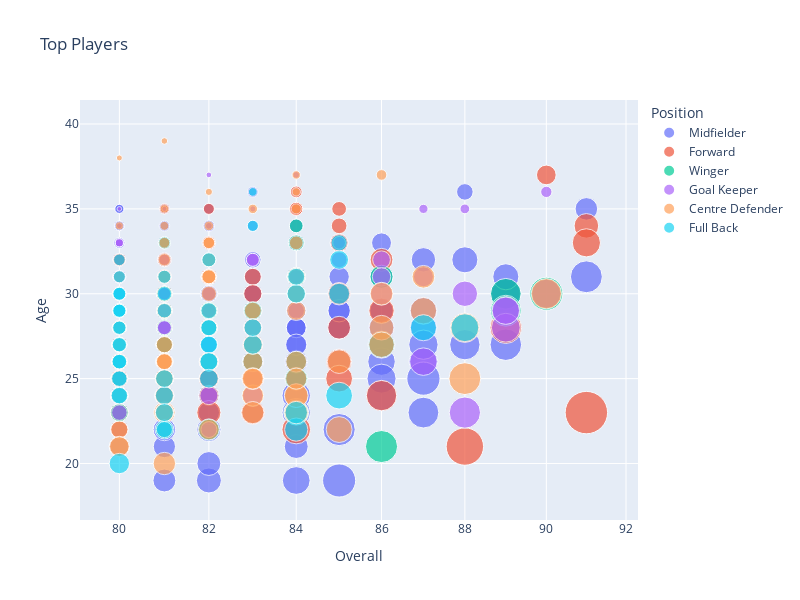

The cell this chart's notebook holds for it:
### Code cell
#viewing the distribution of top players skill level
fig = px.scatter(top_players, x="Overall", y="Age",size="Value(inEuro)", color="Position",hover_name="PlayerName", title = 'Top Players',
                 log_x=True, size_max=30, width=800, height=600)
fig.show()

### Figure 1 — Plotly figure (JSON) as saved in the notebook; plotly's stock layout.template omitted (floating-point values rounded to 4 significant figures; data arrays with more than 128 entries replaced by an {"elided": "..."} marker saying what was removed)
{"data": [{"hovertemplate": "<b>%{hovertext}</b><br><br>Position=Midfielder<br>Overall=%{x}<br>Age=%{y}<br>Value(inEuro)=%{marker.size}<extra></extra>", "hovertext": {"elided": "205 str values"}, "legendgroup": "Midfielder", "marker": {"color": "#636efa", "size": {"elided": "205 int values"}, "sizemode": "area", "sizeref": 211700.0, "symbol": "circle"}, "mode": "markers", "name": "Midfielder", "orientation": "v", "showlegend": true, "type": "scatter", "x": {"elided": "205 int values"}, "xaxis": "x", "y": {"elided": "205 int values"}, "yaxis": "y"}, {"hovertemplate": "<b>%{hovertext}</b><br><br>Position=Forward<br>Overall=%{x}<br>Age=%{y}<br>Value(inEuro)=%{marker.size}<extra></extra>", "hovertext": ["K. Benzema", "R. Lewandowski", "K. Mbappé", "Cristiano Ronaldo", "H. Kane", "E. Haaland", "C. Immobile", "R. Lukaku", "L. Martínez", "P. Aubameyang", "Iago Aspas", "M. Depay", "Gerard Moreno", "J. Vardy", "P. Schick", "Diogo Jota", "D. Mertens", "L. Suárez", "W. Ben Yedder", "E. D?eko", "D. Vlahovic", "Gabriel Jesus", "V. Osimhen", "D. Zapata", "Á. Correa", "Roberto Firmino", "A. Kramaric", "Gonçalo Guedes", "Anderson Talisca", "T. Werner", "S. Haller", "T. Abraham", "D. Rojas", "D. Núñez", "R. Malinovskyi", "R. Jiménez", "André Silva", "Z. Ibrahimovic", "O. Giroud", "M. Arnautovic", "K. Volland", "L. Muriel", "M. Terrier", "A. Lacazette", "M. Taremi", "Oswaldinato", "Adriano Bisesi", "M. Rashford", "Richarlison", "E. Cavani", "G. Bale", "Borja Iglesias", "G. Laborde", "Ricardo Horta", "Iñaki Williams", "Y. En-Nesyri", "A. Isak", "Morata", "A. Delort", "Joselu", "A. Rebic", "D. Calvert-Lewin", "G. Scamacca", "S. Azmoun", "A. Belotti", "A. Martial", "M. Dembélé"], "legendgroup": "Forward", "marker": {"color": "#EF553B", "size": [64000000, 84000000, 190500000, 41000000, 105500000, 148000000, 55000000, 68000000, 98500000, 34500000, 26000000, 55000000, 53000000, 23000000, 67500000, 76000000, 18000000, 18000000, 35500000, 14500000, 86500000, 48500000, 58000000, 30500000, 42500000, 35500000, 25500000, 41000000, 31000000, 38000000, 31000000, 42000000, 36500000, 61500000, 30500000, 25500000, 38000000, 0, 13000000, 19500000, 30500000, 25500000, 34000000, 22000000, 25500000, 25500000, 25500000, 37000000, 34500000, 11000000, 20500000, 25500000, 26500000, 28000000, 26500000, 31500000, 33000000, 21000000, 20500000, 17000000, 21000000, 29500000, 33500000, 24500000, 21500000, 28000000, 28500000], "sizemode": "area", "sizeref": 211700.0, "symbol": "circle"}, "mode": "markers", "name": "Forward", "orientation": "v", "showlegend": true, "type": "scatter", "x": [91, 91, 91, 90, 89, 88, 86, 86, 86, 85, 85, 85, 85, 85, 85, 85, 84, 84, 84, 84, 84, 83, 83, 83, 83, 83, 82, 82, 82, 82, 82, 82, 82, 82, 82, 82, 82, 82, 82, 82, 82, 82, 81, 81, 81, 81, 81, 81, 81, 81, 81, 81, 81, 81, 81, 80, 80, 80, 80, 80, 80, 80, 80, 80, 80, 80, 80], "xaxis": "x", "y": [34, 33, 23, 37, 28, 21, 32, 29, 24, 33, 34, 28, 30, 35, 26, 25, 35, 35, 31, 36, 22, 25, 23, 31, 27, 30, 31, 25, 28, 26, 28, 24, 26, 23, 29, 31, 26, 40, 35, 33, 29, 31, 25, 31, 29, 30, 30, 24, 25, 35, 32, 29, 28, 27, 28, 25, 22, 29, 30, 32, 28, 25, 23, 27, 28, 26, 25], "yaxis": "y"}, {"hovertemplate": "<b>%{hovertext}</b><br><br>Position=Winger<br>Overall=%{x}<br>Age=%{y}<br>Value(inEuro)=%{marker.size}<extra></extra>", "hovertext": ["M. Salah", "Neymar Jr", "H. Son", "R. Sterling", "R. Mahrez", "Vinícius Jr.", "D. Tadic", "J. Grealish", "Á. Di María", "E. Hazard", "Rafael Leão", "Oyarzabal", "Marco Asensio", "H. Ziyech", "Rafa", "Ferran Torres", "W. Zaha", "J. Corona", "Pablo Sarabia", "C. Vela", "L. Ocampos", "H. Lozano", "M. Politano", "B. Bourigeaud", "L. Sinisterra", "Lucas Moura", "Deulofeu", "J. Correa"], "legendgroup": "Winger", "marker": {"color": "#00cc96", "size": [115500000, 99500000, 101000000, 72500000, 56500000, 109000000, 26500000, 46000000, 20000000, 35000000, 66500000, 53000000, 43000000, 35500000, 30000000, 49000000, 30000000, 25500000, 25000000, 16000000, 27500000, 28000000, 26000000, 26000000, 33500000, 20500000, 21500000, 23000000], "sizemode": "area", "sizeref": 211700.0, "symbol": "circle"}, "mode": "markers", "name": "Winger", "orientation": "v", "showlegend": true, "type": "scatter", "x": [90, 89, 89, 86, 86, 86, 84, 84, 84, 84, 84, 84, 83, 83, 82, 82, 82, 81, 81, 81, 81, 81, 81, 81, 80, 80, 80, 80], "xaxis": "x", "y": [30, 30, 29, 27, 31, 21, 33, 26, 34, 31, 23, 25, 26, 29, 29, 22, 29, 29, 30, 33, 27, 26, 28, 28, 23, 29, 28, 27], "yaxis": "y"}, {"hovertemplate": "<b>%{hovertext}</b><br><br>Position=Goal Keeper<br>Overall=%{x}<br>Age=%{y}<br>Value(inEuro)=%{marker.size}<extra></extra>", "hovertext": ["T. Courtois", "M. Neuer", "J. Oblak", "Ederson", "Alisson", "G. Donnarumma", "K. Navas", "M. ter Stegen", "H. Lloris", "De Gea", "M. Maignan", "W. Szczesny", "K. Trapp", "É. Mendy", "P. Gulácsi", "Y. Sommer", "S. Handanovic", "Y. Bounou", "E. Martínez", "K. Casteels", "Unai Simón", "G. Kobel", "K. Schmeichel", "L. Hrádecký", "O. Baumann", "G. Rulli", "David Soria", "A. Onana", "Álex Remiro", "A. Ramsdale", "Lucas Mantela", "J. Pickford", "L. Fabianski", "Rui Patrício", "A. Lopes", "A. Areola", "Neto", "N. Pope", "Adán", "José Sá", "O. Vlachodimos", "J. Musso", "A. Lafont", "Héniton Pires", "M. Dmitrovic", "D. Livakovic", "J. Cillessen", "S. Ortega", "T. Vaclík", "Edgar Badia", "B. Leno", "G. Ochoa", "A. Consigli", "S. Mignolet", "D. Ospina", "A. Cragno", "J. Ledesma", "Kepa", "U. Çakir", "M. Dúbravka", "W. Benítez", "Rui Silva", "M. Flekken"], "legendgroup": "Goal Keeper", "marker": {"color": "#ab63fa", "size": [90000000, 13500000, 85500000, 88000000, 79000000, 103500000, 10000000, 68500000, 9000000, 42000000, 80000000, 33500000, 36000000, 51000000, 26500000, 17500000, 4700000, 22500000, 29000000, 31500000, 37000000, 44000000, 4000000, 18000000, 18000000, 20500000, 21000000, 30500000, 28000000, 34500000, 27000000, 26000000, 3400000, 5000000, 16000000, 20000000, 13000000, 17000000, 2900000, 20000000, 22000000, 20500000, 25500000, 16500000, 16000000, 20500000, 7000000, 14500000, 0, 16000000, 14000000, 0, 2300000, 3600000, 7000000, 16500000, 17500000, 20500000, 22500000, 7000000, 17500000, 18000000, 16000000], "sizemode": "area", "sizeref": 211700.0, "symbol": "circle"}, "mode": "markers", "name": "Goal Keeper", "orientation": "v", "showlegend": true, "type": "scatter", "x": [90, 90, 89, 89, 89, 88, 88, 88, 87, 87, 87, 86, 86, 86, 85, 85, 84, 84, 84, 84, 83, 83, 83, 83, 83, 82, 82, 82, 82, 82, 82, 82, 82, 82, 82, 81, 81, 81, 81, 81, 81, 81, 80, 80, 80, 80, 80, 80, 80, 80, 80, 80, 80, 80, 80, 80, 80, 80, 80, 80, 80, 80, 80], "xaxis": "x", "y": [30, 36, 29, 28, 29, 23, 35, 30, 35, 31, 26, 32, 31, 30, 32, 33, 37, 31, 29, 30, 25, 24, 35, 32, 32, 30, 29, 26, 27, 24, 22, 28, 37, 34, 31, 29, 32, 30, 35, 29, 28, 28, 23, 26, 30, 27, 33, 29, 33, 30, 30, 36, 35, 34, 33, 28, 29, 27, 26, 33, 29, 28, 29], "yaxis": "y"}, {"hovertemplate": "<b>%{hovertext}</b><br><br>Position=Centre Defender<br>Overall=%{x}<br>Age=%{y}<br>Value(inEuro)=%{marker.size}<extra></extra>", "hovertext": ["V. van Dijk", "Rúben Dias", "Marquinhos", "A. Rüdiger", "K. Koulibaly", "D. Alaba", "Thiago Silva", "A. Laporte", "M. ?kriniar", "N. Süle", "M. de Ligt", "L. Hernández", "Sergio Ramos", "S. Savic", "R. Varane", "M. Hummels", "S. de Vrij", "J. Matip", "L. Bonucci", "G. Chiellini", "J. Koundé", "Éder Militão", "A. Bastoni", "F. Tomori", "W. Ndidi", "Diego Carlos", "P. Kimpembe", "C. Romero", "Pau Torres", "R. Araujo", "J. Giménez", "Bremer", "Piqué", "J. Stones", "J. Tah", "A. Christensen", "E. Can", "M. Ginter", "Aritz Elustondo", "N. Schlotterbeck", "Josué Chiamulera", "W. Orban", "Iñigo Martínez", "S. Kjær", "T. Alderweireld", "Azpilicueta", "Raúl Albiol", "S. Coates", "Gabriel Paulista", "Nacho Fernández", "F. Acerbi", "E. Ndicka", "T. Soucek", "I. Konaté", "E. Tapsoba", "J. Gvardiol", "Marc Bartra", "Felipe", "H. Maguire", "Heberto Gaúcho", "G. Mancini", "D. Upamecano", "Palhinha", "M. Akanji", "Gabriel", "N. Otamendi", "C. Smalling", "Rafael Tolói", "J. Vertonghen", "Pepe", "J. Gomez", "R. Le Normand", "Tony Abranjes", "Mario Hermoso", "E. Álvarez", "I. McAdoo", "S. Botman", "J. Timber", "A. Rrahmani", "W. Saliba", "N. Milenkovic", "N. Aguerd", "E. Dier", "K. Zouma", "Yeray", "José Fonte", "M. de Roon", "A. Romagnoli"], "legendgroup": "Centre Defender", "marker": {"color": "#FFA15A", "size": [98000000, 107500000, 92000000, 73500000, 54500000, 55500000, 12000000, 64500000, 68500000, 59000000, 71000000, 46000000, 7500000, 29000000, 39000000, 20000000, 34500000, 34500000, 11000000, 7500000, 57500000, 57500000, 60500000, 60500000, 47500000, 30500000, 42000000, 49500000, 50500000, 52000000, 38500000, 45500000, 9500000, 34500000, 33500000, 37500000, 30500000, 29000000, 29000000, 44500000, 25000000, 25500000, 21000000, 14500000, 14500000, 20000000, 5500000, 21000000, 21000000, 20000000, 10000000, 34000000, 28000000, 48000000, 35000000, 53000000, 17500000, 12500000, 24000000, 24500000, 28000000, 37000000, 28500000, 26500000, 37000000, 8500000, 16500000, 17500000, 7000000, 4600000, 34000000, 34000000, 7000000, 22500000, 27500000, 24500000, 31000000, 44500000, 18000000, 40000000, 29000000, 24500000, 20000000, 22500000, 22500000, 3800000, 15000000, 19500000], "sizemode": "area", "sizeref": 211700.0, "symbol": "circle"}, "mode": "markers", "name": "Centre Defender", "orientation": "v", "showlegend": true, "type": "scatter", "x": [90, 88, 88, 87, 87, 86, 86, 86, 86, 85, 85, 84, 84, 84, 84, 84, 84, 84, 84, 84, 84, 84, 84, 84, 84, 83, 83, 83, 83, 83, 83, 83, 83, 83, 82, 82, 82, 82, 82, 82, 82, 82, 82, 82, 82, 82, 82, 82, 82, 82, 82, 81, 81, 81, 81, 81, 81, 81, 81, 81, 81, 81, 81, 81, 81, 81, 81, 81, 81, 81, 81, 81, 80, 80, 80, 80, 80, 80, 80, 80, 80, 80, 80, 80, 80, 80, 80, 80], "xaxis": "x", "y": [30, 25, 28, 29, 31, 30, 37, 28, 27, 26, 22, 26, 36, 31, 29, 33, 30, 30, 35, 37, 23, 24, 23, 24, 25, 29, 26, 24, 25, 23, 27, 25, 35, 28, 26, 26, 28, 28, 28, 22, 30, 29, 31, 33, 33, 32, 36, 31, 31, 32, 34, 22, 27, 23, 23, 20, 31, 33, 29, 26, 26, 23, 26, 26, 24, 34, 32, 31, 35, 39, 25, 25, 34, 27, 24, 26, 22, 21, 28, 21, 24, 26, 28, 27, 27, 38, 31, 27], "yaxis": "y"}, {"hovertemplate": "<b>%{hovertext}</b><br><br>Position=Full Back<br>Overall=%{x}<br>Age=%{y}<br>Value(inEuro)=%{marker.size}<extra></extra>", "hovertext": ["João Cancelo", "A. Robertson", "K. Walker", "Jordi Alba", "M. Acuña", "T. Hernández", "Carvajal", "K. Trippier", "R. James", "A. Hakimi", "F. Mendy", "J. Cuadrado", "Jesús Navas", "Ricardo Pereira", "G. Di Lorenzo", "R. Gosens", "Gayà", "Grimaldo", "D. Dumfries", "B. Chilwell", "Yuri Berchiche", "L. Digne", "L. Spinazzola", "D. Raum", "Pedro Porro", "Cucurella", "Welington Dano", "Adryan Zonta", "K. Tierney", "Lucas Vázquez", "N. Tagliafico", "Javi Galán", "Maikel Catarino", "A. Wan-Bissaka", "D. Calabria", "Nuno Mendes", "Renan Lodi", "Reguilón", "V. Coufal", "J. Clauss", "Nélson Semedo", "Danilo", "Sergi Roberto", "L. Shaw", "C. Biraghi", "Alex Sandro", "M. Darmian", "Álex Moreno", "H. Traoré", "H. Hateboer", "L. Klostermann", "R. Karsdorp", "C. Günter", "Alex Telles"], "legendgroup": "Full Back", "marker": {"color": "#19d3f3", "size": [82500000, 72000000, 37500000, 28000000, 46500000, 76000000, 36500000, 30500000, 57000000, 53500000, 38000000, 13500000, 8000000, 33000000, 27500000, 29500000, 32000000, 33000000, 34500000, 37000000, 21000000, 27500000, 27000000, 34500000, 38500000, 34500000, 27500000, 22000000, 33000000, 18500000, 22500000, 20500000, 21000000, 26500000, 25500000, 44000000, 29500000, 25500000, 18500000, 18500000, 19000000, 18000000, 18000000, 22500000, 18500000, 15500000, 14500000, 18500000, 18000000, 19000000, 23000000, 22000000, 18500000, 18500000], "sizemode": "area", "sizeref": 211700.0, "symbol": "circle"}, "mode": "markers", "name": "Full Back", "orientation": "v", "showlegend": true, "type": "scatter", "x": [88, 87, 85, 85, 85, 85, 84, 84, 84, 84, 83, 83, 83, 83, 82, 82, 82, 82, 82, 82, 82, 82, 82, 81, 81, 81, 81, 81, 81, 81, 81, 80, 80, 80, 80, 80, 80, 80, 80, 80, 80, 80, 80, 80, 80, 80, 80, 80, 80, 80, 80, 80, 80, 80], "xaxis": "x", "y": [28, 28, 32, 33, 30, 24, 30, 31, 22, 23, 27, 34, 36, 28, 28, 27, 27, 26, 26, 25, 32, 28, 29, 24, 22, 23, 22, 30, 25, 31, 29, 27, 26, 24, 25, 20, 24, 25, 29, 29, 28, 30, 30, 26, 29, 31, 32, 29, 30, 28, 26, 27, 29, 29], "yaxis": "y"}], "layout": {"height": 600, "legend": {"itemsizing": "constant", "title": {"text": "Position"}, "tracegroupgap": 0}, "title": {"text": "Top Players"}, "width": 800, "xaxis": {"anchor": "y", "autorange": true, "domain": [0, 1], "range": [1.898, 1.965], "title": {"text": "Overall"}, "type": "log"}, "yaxis": {"anchor": "x", "autorange": true, "domain": [0, 1], "range": [16.67, 41.41], "title": {"text": "Age"}, "type": "linear"}}}
